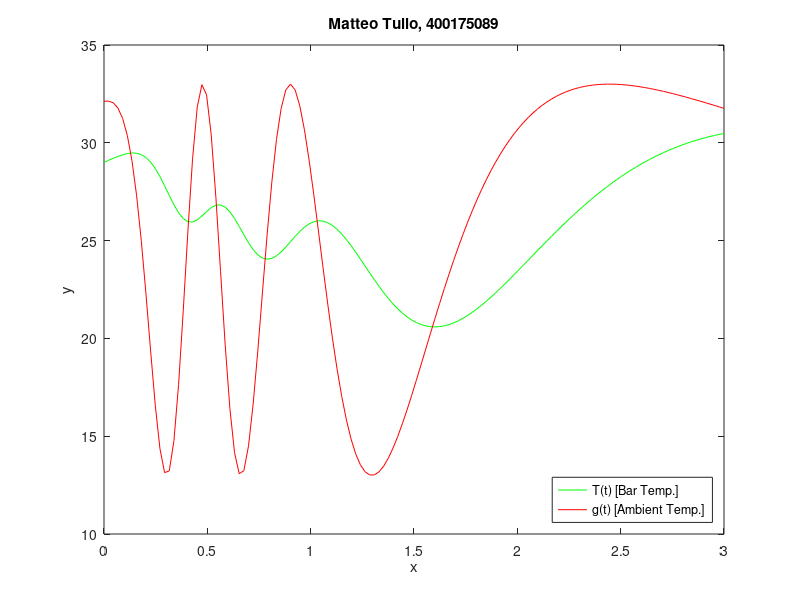

This chart was generated by the following MATLAB code:
%Question 1
format long
h = 0.2;
X = 3;
N = round(X/h);

x = zeros(1,N+1);
y = zeros(1,N+1);

x(1) = 0;
y(1) = 29;

for n = 1:N
    x(n+1) = x(n) + h;
    y(n+1) = y(n) + h*(-3/2*(y(n)-23));
end

x
y


%Question 3
format long
N = 0;
maxError = 100;
while maxError > 0.003814
    N = N+1;
    h = 3/N;
    x = zeros(1,N+1);
    y = zeros(1,N+1);

    x(1) = 0;
    y(1) = 29;

    for n = 1:N
        x(n+1) = x(n) + h;
        y(n+1) = y(n) + h*(-3/2*(y(n)-23));
    end

    yExact = (6*exp(-3/2*x)+23);
    y;
    error = abs(y-yExact);
    maxError = max(error);
end
maxError
N


%Question 4
format long

N = 133;
h = 3/N;

x = zeros(1,N+1);
y = zeros(1,N+1);
tempFunc = zeros(1,N+1);

x(1) = 0;
y(1) = 29;
tempFunc(1) = 23+(10*sin(20));


for n = 1:N
    x(n+1) = x(n) + h;
    tempFunc(n+1) = 23 + (10*(sin(10/((x(n)^2)+0.5))));
    y(n+1) = y(n) + h*(-3/2*(y(n)-tempFunc(n)));
end

plot(x,y,"g",x,tempFunc,"r");
title('Matteo Tullo, 400175089');
legend("T(t) [Bar Temp.]","g(t) [Ambient Temp.]",...
       'Location','SouthEast');
xlabel('x'); ylabel('y');